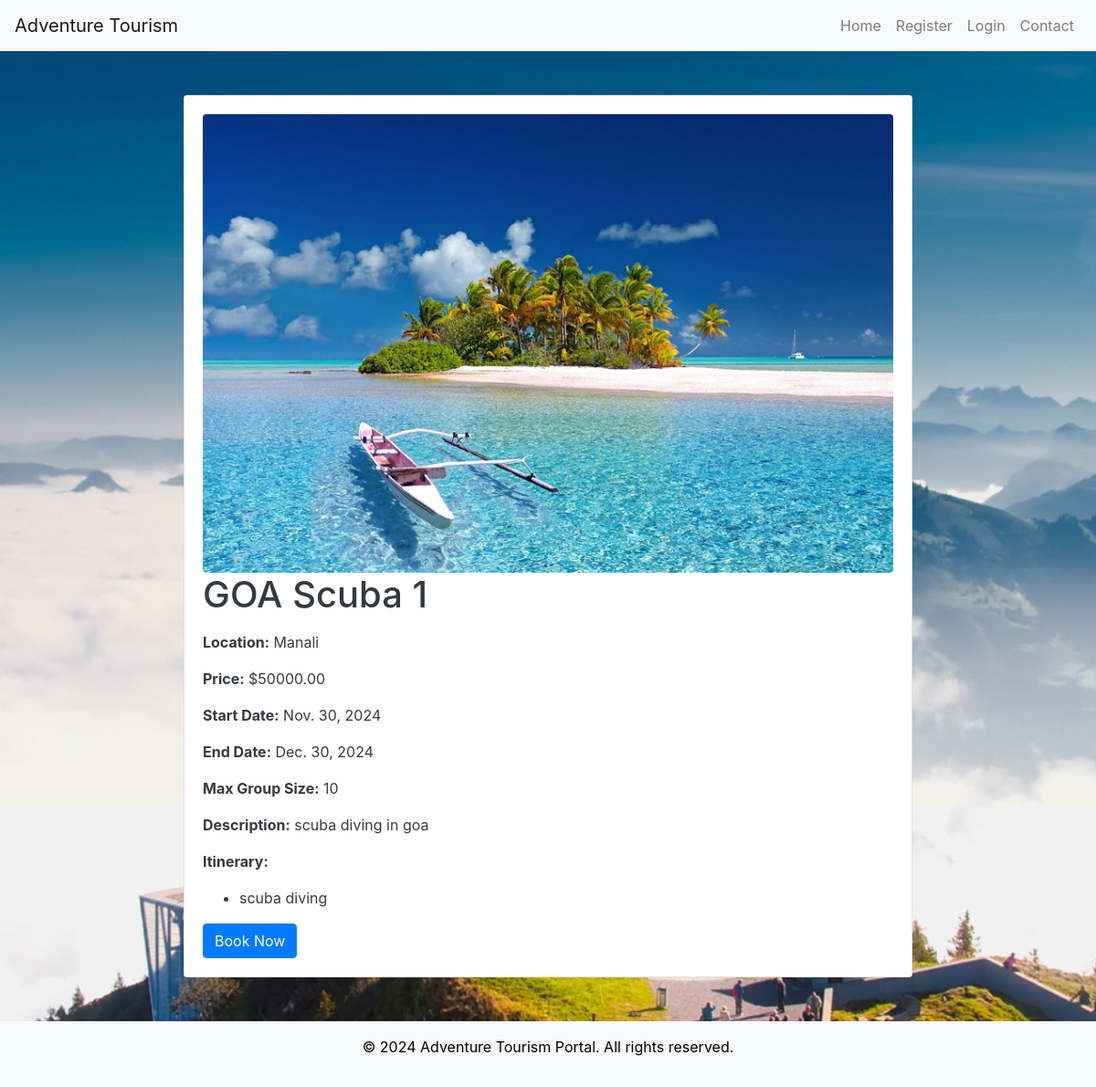
The page /Tour/tour/1/ on the database its author committed.
### Manager/models.py (models this page shows, shortened)
class Tour(models.Model):
    LOCATION_CHOICES = [
        ('Manali', 'Manali'),
        ('Goa', 'Goa'),
        ('Jaipur', 'Jaipur'),
        ('Leh', 'Leh'),
        ('Rishikesh', 'Rishikesh'),
        ('Kerala', 'Kerala'),
        ('Andaman', 'Andaman'),
        ('Darjeeling', 'Darjeeling'),
        ('Shimla', 'Shimla'),
        ('Varanasi', 'Varanasi'),
    ]
    ADVENTURE_CHOICES = [
        ('Hiking', 'Hiking'),
        ('Scuba Diving', 'Scuba Diving'),
        ('Safari', 'Safari'),
        ('Skydiving', 'Skydiving'),
        ('Camping', 'Camping'),
        ('City Tour', 'City Tour'),
        ('Rafting', 'Rafting'),
    ]
    title = models.CharField(max_length=100)
    description = models.TextField()
    location = models.CharField(max_length=100, choices=LOCATION_CHOICES)
    adventure_type = models.CharField(max_length=100, choices=ADVENTURE_CHOICES)
    price = models.DecimalField(max_digits=8, decimal_places=2)
    start_date = models.DateField()
    end_date = models.DateField()
    created_by = models.ForeignKey(User, on_delete=models.CASCADE)
    max_group_size = models.PositiveIntegerField()
    itinerary = models.TextField(blank=True)
    image = models.ImageField(upload_to='tours/images/', blank=True, null=True)

### Tour/views.py (the view)
# urls.py: path('tour/<int:tour_id>/', views.tour_detail, name='tour_detail'),
def tour_detail(request, tour_id):
    tour = get_object_or_404(Tour, id=tour_id)
    return render(request, 'tour/tour_detail.html', {'tour': tour})

### Templates/tour/tour_detail.html
{% extends 'user/base.html' %}
{% load static %}
{% block content %}
<div class="container mt-5 mb-5">
    <div class="row justify-content-center align-items-center" >
        <div class="card justify-content-center" style="width: 70%;">
          <div class="card-body">
              <img src="{{ tour.image.url }}" style="" class="card-img-top img-fluid rounded" alt="{{ tour.title }}">
            <h1 class="card-title text-dark">{{ tour.title }}</h1>
            <p class="card-text text-dark">
                <p class="text-dark"><strong>Location:</strong> {{ tour.location }}</p>
                <p class="text-dark"><strong>Price:</strong> ${{ tour.price }}</p>
                <p class="text-dark"><strong>Start Date:</strong> {{ tour.start_date }}</p>
                <p class="text-dark"><strong>End Date:</strong> {{ tour.end_date }}</p>
                <p class="text-dark"><strong>Max Group Size:</strong> {{ tour.max_group_size }}</p>
                <p class="text-dark"><strong>Description:</strong> {{ tour.description }}</p>
                <p class="text-dark"><strong>Itinerary:</strong></p>
                <ul>
                    {% for item in tour.itinerary.splitlines %}
                    <li class="text-dark">{{ item }}</li>
                    {% endfor %}
                </ul>
            </p>
            <a href="{% url 'Tour:new_booking' tour.id %}" class="btn btn-primary">Book Now</a>
          </div>
        </div>
    </div>
</div>
{% endblock %}

### static/css/style.css (style rules this page uses)
body { background: url('static/images/slider1.jpg') no-repeat center center fixed; background-size: cover; color: white; }

### rows shown on the page
Tour: image (picture), title "GOA Scuba 1", location "Manali", price "50000.00", start_date "Nov. 30, 2024", end_date "Dec. 30, 2024", max_group_size "10", description "scuba diving in goa", splitlines "scuba diving"
